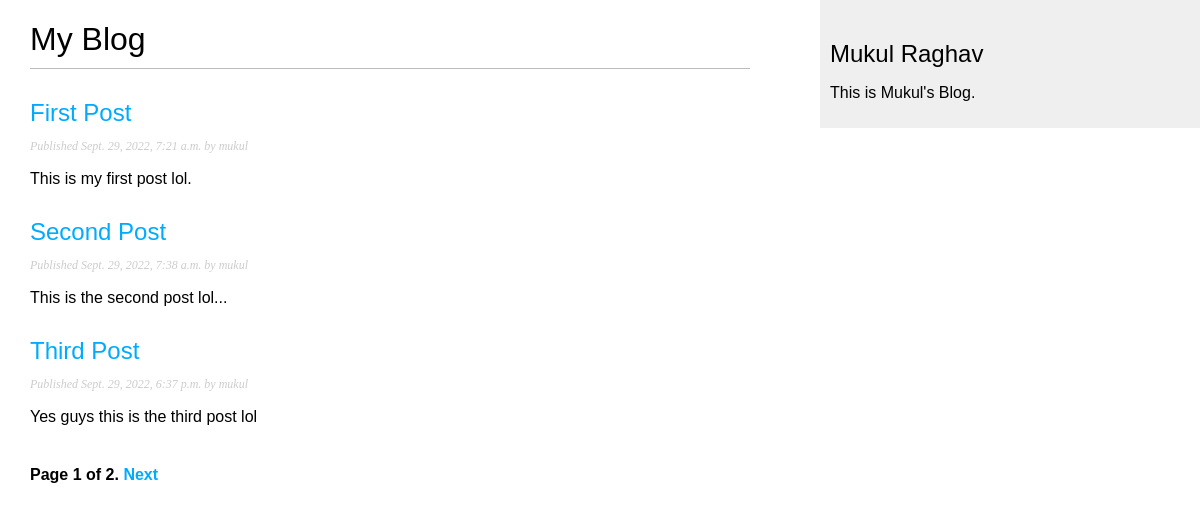
Screenshot of /blog/ with the database file from the repository.
### blog/models.py (models this page shows)
class Post(models.Model):
    objects = models.Manager() #The default Manager
    published = PublishedManager()
    STATUS_CHOICES = (
        ('draft','Draft'),
        ('published','Published'),
    )
    title = models.CharField(max_length = 250)
    slug = models.SlugField(max_length = 250,
                            unique_for_date='publish')
    author = models.ForeignKey(User,on_delete = models.CASCADE,
                                related_name='blog_posts')
    body = models.TextField()
    publish = models.DateTimeField(default=timezone.now)
    created = models.DateTimeField(auto_now_add=True)
    updated = models.DateTimeField(auto_now=True)
    status = models.CharField(max_length=10,
                            choices=STATUS_CHOICES,
                            default='draft')
    def get_absolute_url(self):
        return reverse('blog:post_detail',
                        args = [self.publish.year,
                        self.publish.month,
                        self.publish.day,
                        self.slug])

### blog/views.py (the view)
# urls.py: path('',views.PostListView.as_view(), name='post_list'),
class PostListView(ListView):
    queryset = Post.published.all()
    context_object_name = 'posts'
    paginate_by = 3
    template_name = 'blog/post/list.html'

### blog/templates/blog/post/list.html (shortened to what this page needs)
{% extends "blog/base.html" %}
{% block content %}
    <h1>My Blog</h1>
    {% for post in posts %}
        <h2>
            <a href="{{ post.get_absolute_url }}">
                {{ post.title }}
            </a>
        </h2>
        <p class="date">
            Published {{ post.publish }} by {{ post.author }}
        </p>
        {{ post.body|truncatewords:30|linebreaks }}
    {% endfor %}
    {% include "blog/pagination.html" with page=page_obj %}
{% endblock %}

### blog/static/css/blog.css (style rules this page uses)
body { margin:0; padding:0; font-family:helvetica, sans-serif; }
a { color:#00abff; text-decoration:none; }
h1 { font-weight:normal; border-bottom:1px solid #bbb; padding:0 0 10px 0; }
h2 { font-weight:normal; margin:30px 0 0; }
p.date { color:#ccc; font-family: georgia, serif; font-size: 12px; font-style: italic; }

### rows the page displays
Post: title "First Post", publish "Sept. 29, 2022, 7:21 a.m.", author "mukul", body "This is my first post lol."
Post: title "Second Post", publish "Sept. 29, 2022, 7:38 a.m.", author "mukul", body "This is the second post lol..."
Post: title "Third Post", publish "Sept. 29, 2022, 6:37 p.m.", author "mukul", body "Yes guys this is the third post lol"

### other values shown
{{ page.number }} "1"
{{ page.paginator.num_pages }} "2"
